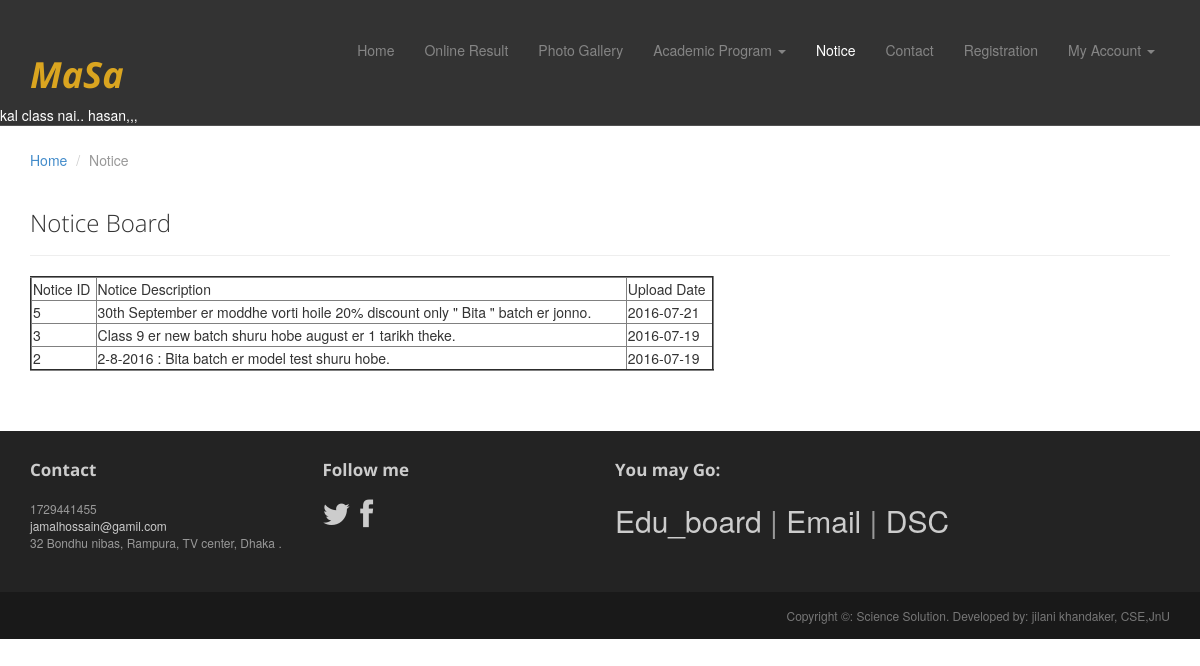
The page /notice.php on the database as committed earlier.
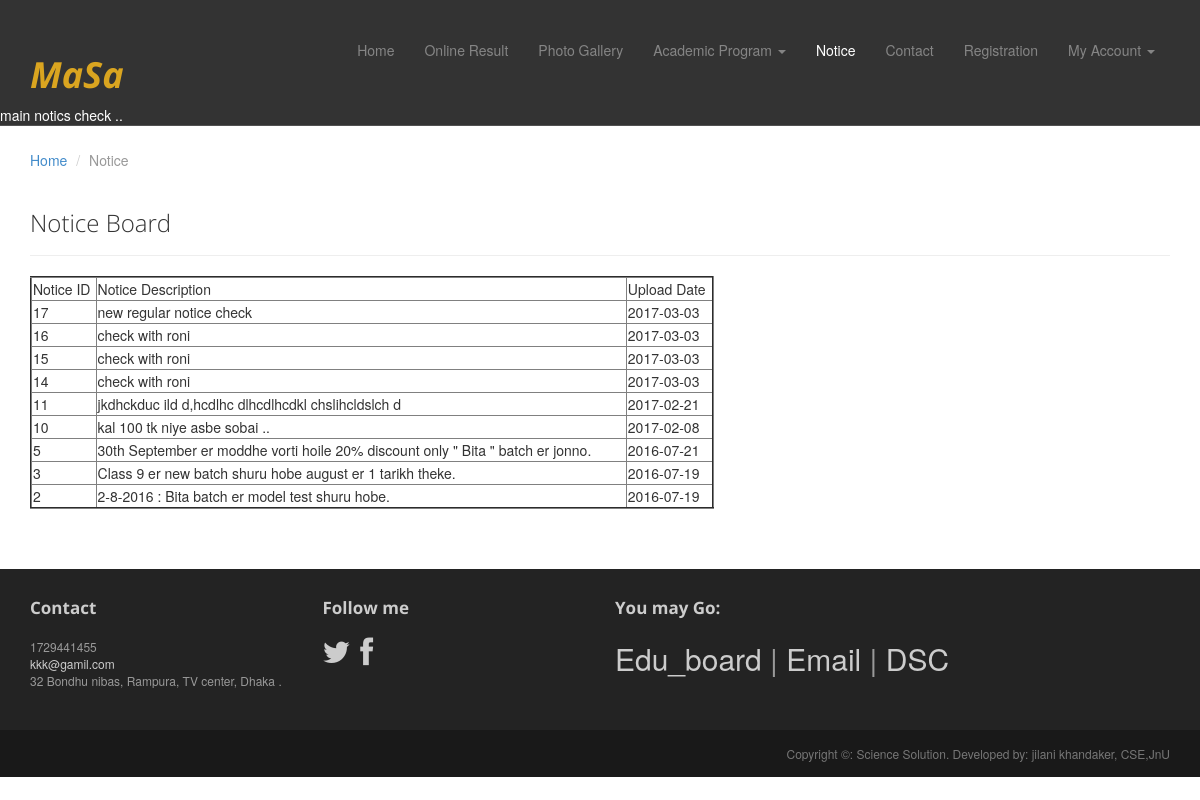
The same page on the database as committed later.
### tables this page shows
CREATE TABLE IF NOT EXISTS `tbl_notice` (
`notice_id` int(30) NOT NULL,
  `notice_des` varchar(400) NOT NULL,
  `notice_type` varchar(20) NOT NULL,
  `date` date NOT NULL,
  `deletion_status` tinyint(2) NOT NULL DEFAULT '0'
);

CREATE TABLE IF NOT EXISTS `tbl_contact_info` (
`contact_info_id` int(1) NOT NULL,
  `email` varchar(30) NOT NULL,
  `address` text NOT NULL,
  `phone` int(15) NOT NULL
);

### notice.php (called while the page is built, shortened)
<?php
include './index.php';

### application.php (called while the page is built, shortened)
<?php
class Application {
    public function __construct() {
        $host_name = 'localhost';
        $user_name = 'root';
        $password = '';
        $db_name = 'sciencesolution';
        $con = mysqli_connect($host_name, $user_name, $password);
        if ($con) {
            $db_select = mysqli_select_db($con, $db_name);
            if ($db_select) {
                return $con;
            } else {
                die('Database not selected' . mysqli_error($con));
            }
        } else {
            die('Database server connection fail' . mysqli_error($con));
        }
    }
    public function get_contact_info(){
        $con = $this->__construct();
        $sql = "SELECT * From tbl_contact_info   ";
        if (mysqli_query($con, $sql)) {
            $query_result = mysqli_query($con, $sql);
            return $query_result;
        } else {
            die('Query problem' . mysqli_error($con));
        }
    }
    public function select_latest_notice(){
        $con = $this->__construct();
        $sql3= " SELECT MAX(notice_id) FROM tbl_notice WHERE notice_type='main' AND deletion_status='0' ";
            if (mysqli_query($con, $sql3)) {
      $qu_res = mysqli_query($con, $sql3);
            $max_notice_id = mysqli_fetch_assoc($qu_res);
           $last_notice_id=$max_notice_id['MAX(notice_id)'];
           $sql = "SELECT * From tbl_notice  where notice_id = '$last_notice_id'  ";
        if (mysqli_query($con, $sql)) {
            $query_result = mysqli_query($con, $sql);
            return $query_result;
        } else {
            die('Query problem' . mysqli_error($con));
        }
               }
               }
    public function select_all_notice(){
        $con = $this->__construct();
        $sql = "SELECT * From tbl_notice WHERE notice_type='regular' AND deletion_status='0' ORDER BY notice_id DESC ";
        if (mysqli_query($con, $sql)) {
            $query_result = mysqli_query($con, $sql);
            return $query_result;
        } else {
            die('Query problem' . mysqli_error($con));
        }
    }
}

### pages/notice_page_content.php (the view, shortened to what the changed rows need)
<br><br><br><br><br><br>
<?php
$query_result=$obj_app->select_all_notice();
?>
<div class="container">
    <div class="row">
        <article class="col-xs-12 maincontent">
            <table border="2" width="60%" >
                 <?php while ($qu_info=  mysqli_fetch_assoc($query_result)) { ?>
                <tr> <td> <?php echo $qu_info['notice_id']; ?></td>
                    <td> <?php echo $qu_info['notice_des']; ?> </td>
                    <td> <?php echo $qu_info['date']; ?></td>
                </tr>
                 <?php } ?>
            </table>
        </article>
    </div>
</div>

### include/menu.php (shortened to what the changed rows need)
<?php
$result = $obj_app-> select_latest_notice();
$latest_notice = mysqli_fetch_assoc($result);
?>
<div class="navbar navbar-inverse navbar-fixed-top headroom" >
    <div class="container">
        <div class="navbar-header">
            <h1 style="color: goldenrod; "> <i><b>MaSa </b></i></h1>
        </div>
    </div>
    <div  style="color: #ffffff; "> <marquee> <?php echo $latest_notice['notice_des']; ?> </marquee></div>
</div>

### include/footer.php (shortened to what the changed rows need)
<?php
$query_res = $obj_app -> get_contact_info();
$contact_info = mysqli_fetch_assoc($query_res);
?>
<footer id="footer" class="top-space">
    <div class="footer1">
        <div class="container">
            <div class="row">
                <div class="col-md-3 widget">
                    <div class="widget-body">
                        <p><?php   echo $contact_info['phone']; ?><br>
                            <a href="mailto:#"><?php   echo $contact_info['email']; ?></a><br>
                            <?php   echo $contact_info['address']; ?>
                        </p>
                    </div>
                </div>
            </div>
        </div>
    </div>
</footer>

Rows that differ between the two databases and show on the page:
no longer on this page (row unchanged): tbl_notice: notice_des "kal class nai.. hasan,,,"
added tbl_notice: notice_des "main notics check .."
added tbl_notice: notice_id "17", notice_des "new regular notice check", date "2017-03-03"
added tbl_notice: notice_id "16", notice_des "check with roni", date "2017-03-03"
added tbl_notice: notice_id "15", notice_des "check with roni", date "2017-03-03"
added tbl_notice: notice_id "14", notice_des "check with roni", date "2017-03-03"
added tbl_notice: notice_id "11", notice_des "jkdhckduc ild d,hcdlhc dlhcdlhcdkl chslihcldslch d", date "2017-02-21"
added tbl_notice: notice_id "10", notice_des "kal 100 tk niye asbe sobai ..", date "2017-02-08"
changed tbl_contact_info "32 Bondhu nibas, Rampura, TV center, Dhaka .": email "jamalhossain@gamil.com" → "kkk@gamil.com"
